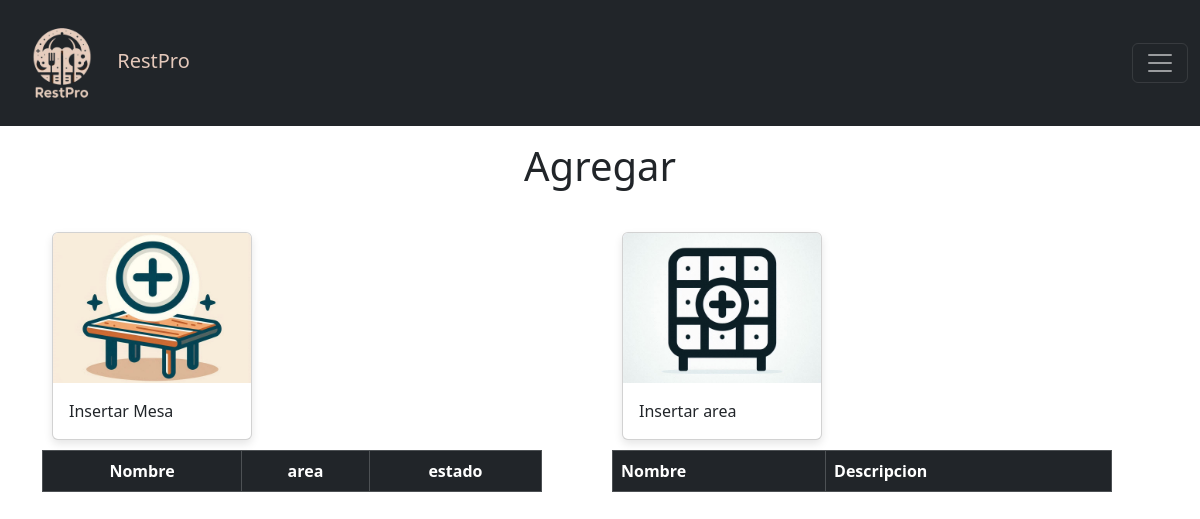
Page /vistas/agregar.php on the earlier database version.
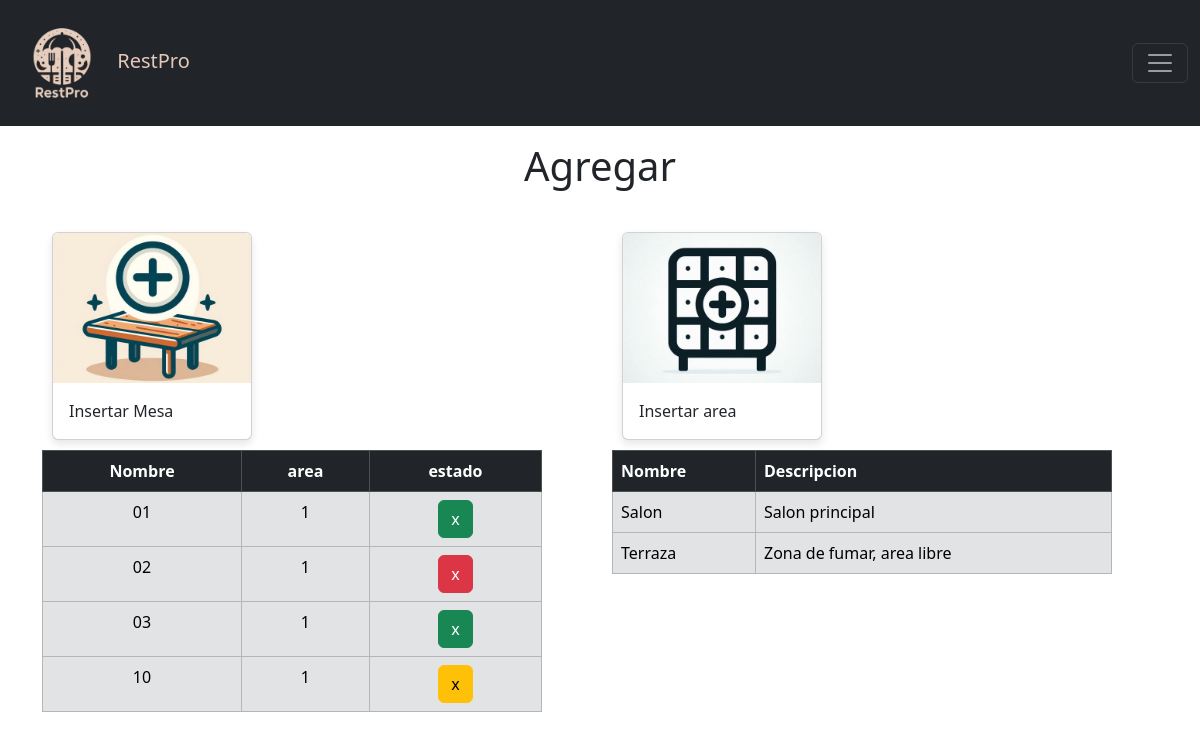
Same page on the later database version.
### tables this page shows
CREATE TABLE IF NOT EXISTS `mesa` (
  `id` int NOT NULL AUTO_INCREMENT,
  `nombre` varchar(50) NOT NULL,
  `area` int NOT NULL,
  `n_personas` int NOT NULL,
  `estado` int NOT NULL DEFAULT '0' COMMENT '0 = disponible,\r\n1 = Ocupada,\r\n2 = Reservada',
  PRIMARY KEY (`id`)
);

CREATE TABLE IF NOT EXISTS `area` (
  `id` int NOT NULL AUTO_INCREMENT,
  `nombre` varchar(50) NOT NULL COMMENT 'Nombre de area',
  `descripcion` varchar(250) NOT NULL COMMENT 'Descripcion de area',
  PRIMARY KEY (`id`)
);

### vistas/agregar.php (the view, shortened to what this page needs)
<?php
$ubicacion = "../";
$titulo = "Agregar";
include ($ubicacion . "includes/header.php");
include ($ubicacion . "config/conexion.php");
$result = $pdo->query("SELECT * FROM area");
if ($result->rowCount() > 0) {
    $resultAreas = $result->fetchAll(PDO::FETCH_OBJ);
}
$result = $pdo->query('SELECT * FROM mesa ORDER BY nombre ASC');
if ($result->rowCount() > 0) {
    $resultMesas = $result->fetchAll(PDO::FETCH_OBJ);
}
?>
<div class="container mt-3">
    <h1 class="text-center"><?php echo $titulo; ?></h1><br>
    <div class="row">
        <div class="col">
            <div class="card">
                <a href="" data-bs-toggle="modal" data-bs-target="#agregarMesa" class="stretched-link">
                    <img class="card-img-top" src="<?php echo $ubicacion; ?>assets/imagenes/icon_add_mesa.jpg">
                    <div class="card-body">
                        Insertar Mesa
                    </div>
                </a>
            </div>
            <div class="centrar">
                <table class="table table-bordered table-dark" style="width: 500px;">
                    <thead>
                        <tr>
                            <th scope="col">Nombre</th>
                            <th scope="col">area</th>
                            <th scope="col">estado</th>
                        </tr>
                    </thead>
                    <tbody class="table-secondary">
                        <?php foreach ($resultMesas as $mesa) : ?>
                            <tr>
                                <?php if($mesa->estado == 0) { $estado = 'success'; } if($mesa->estado == 1) { $estado = 'danger'; } if($mesa->estado == 2) { $estado = 'warning'; } ?>
                                <td scope="row"><?php echo $mesa->nombre; ?></td>
                                <td scope="row"><?php echo $mesa->area; ?></td>
                                <td scope="row"><button class="btn btn-<?php echo $estado; ?>">x</button></td>
                            </tr>
                        <?php endforeach ?>
                </table>
            </div>
        </div>
        <div class="col">
            <div class="card">
                <a href="" data-bs-toggle="modal" data-bs-target="#agregarArea" class="stretched-link">
                    <img class="card-img-top" src="<?php echo $ubicacion; ?>assets/imagenes/icon_add_area.jpg">
                    <div class="card-body">
                        Insertar area
                    </div>
                </a>
            </div>
            <div>
                <table class="table table-bordered table-dark" style="width: 500px;">
                    <thead>
                        <tr>
                            <th scope="col">Nombre</th>
                            <th scope="col">Descripcion</th>
                        </tr>
                    </thead>
                    <tbody class="table-secondary">
                        <?php foreach ($resultAreas as $area) : ?>
                            <tr>
                                <td scope="row"><?php echo $area->nombre; ?></td>
                                <td scope="row"><?php echo $area->descripcion; ?></td>
                            </tr>
                        <?php endforeach ?>
                </table>
            </div>
        </div>
    </div>
</div>

### includes/header.php (shortened to what this page needs)
<!doctype html>
<html lang="es">
<head>
    <link href="https://cdn.jsdelivr.net/npm/bootstrap@5.3.3/dist/css/bootstrap.min.css" rel="stylesheet">
    <link href="https://getbootstrap.com/docs/5.3/assets/css/docs.css" rel="stylesheet">
    <link href="<?php echo $ubicacion; ?>assets/tools/styles.css" rel="stylesheet">
    <link rel="stylesheet" href="https://cdn.jsdelivr.net/npm/bootstrap-icons@1.11.3/font/bootstrap-icons.min.css">
</head>
<bod¿>
    <?php
    include_once $ubicacion."includes/navbar.php";
    ?>

### includes/navbar.php (shortened to what this page needs)
<nav class="navbar navbar-dark bg-dark">
    <div class="container-fluid">
        <a class="navbar-brand color-text-navbar" href="<?php echo $ubicacion; ?>index.php">
            <img src="<?php echo $ubicacion; ?>assets/imagenes/logo-white.png" width="100" height="100" alt="...">
            RestPro
        </a>
        <button class="navbar-toggler" type="button" data-bs-toggle="offcanvas" data-bs-target="#offcanvasNavbar"
            aria-controls="offcanvasNavbar" aria-label="Toggle navigation">
            <span class="navbar-toggler-icon"></span>
        </button>
</nav>

### assets/tools/styles.css (style rules this page uses)
.row { display: flex; row-gap: 48px; }
.centrar { text-align: center; justify-content: center; align-items: center; }
.container { margin-top: 50px; }
.card { width: 200px; margin: 10px; box-shadow: 0 4px 8px rgba(0, 0, 0, 0.1); }
.card img { height: 150px; object-fit: cover; }
.color-text-navbar { color: #e4c8ba; }

### vistas/agregar.php (style rules this page uses)
.card a { color: inherit; text-decoration: none; }
.card { transition: box-shadow 0.3s ease; }

Differences in the rows shown:
added mesa: nombre "01", area "1"
added mesa: nombre "02", area "1", estado 1 (drawn)
added mesa: nombre "03", area "1"
added mesa: nombre "10", area "1", estado 2 (drawn)
added area: nombre "Salon", descripcion "Salon principal"
added area: nombre "Terraza", descripcion "Zona de fumar, area libre"
